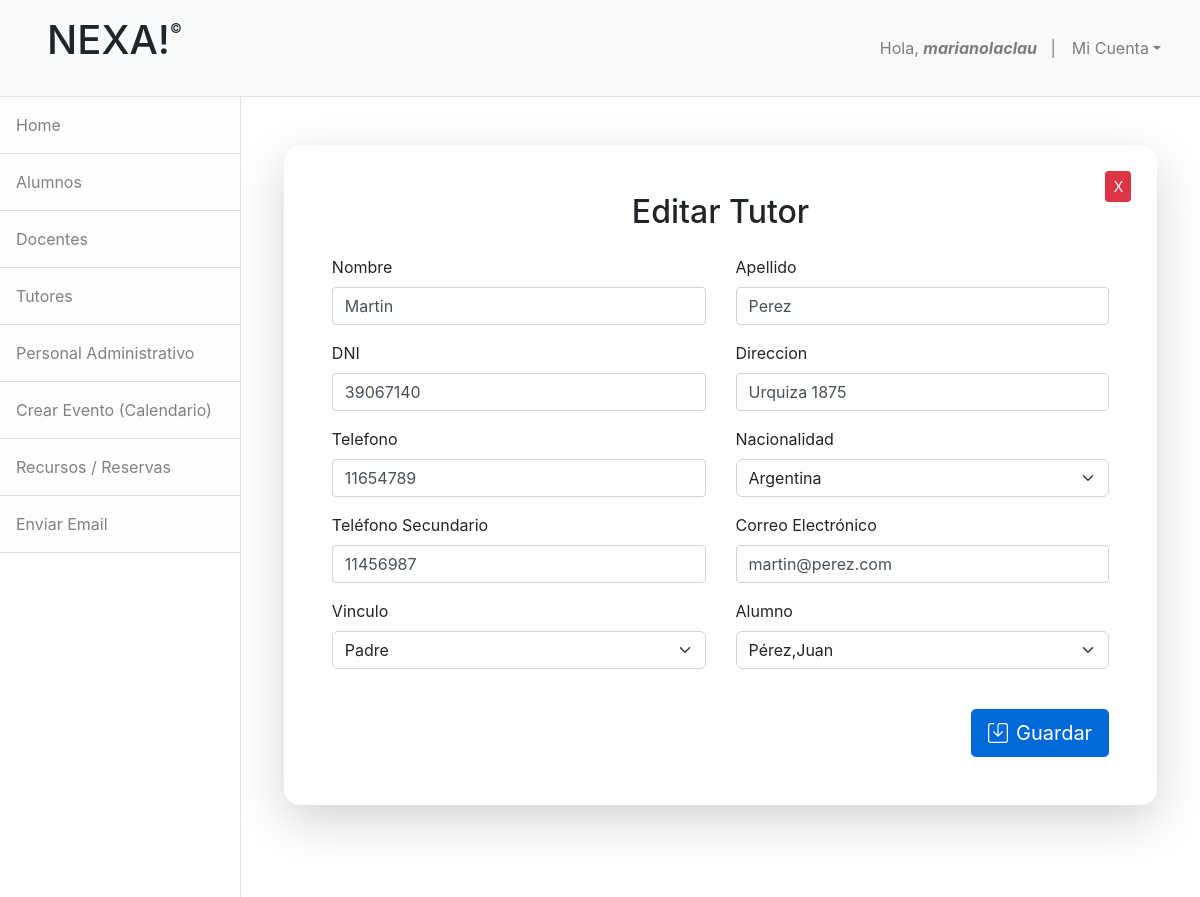
The page /editar_tutor/1 (signed in) on the database its author committed.
### apps/inscripciones/models.py (models this page shows, shortened)
class PadreTutor(models.Model):
    nombre = models.CharField(max_length=50,null=False,blank=False)
    apellido = models.CharField(max_length=50,null=False,blank=False)
    dni = models.CharField(max_length=50,blank=False,null=False)
    telefono = models.CharField(max_length=20,null=False,blank=False)
    telefono_secundario = models.CharField(max_length=20, null=False, blank=False)
    email = models.EmailField()
    direccion = models.CharField(max_length=50,null=False,blank=False)
    vinculo = models.ForeignKey(Vinculo,on_delete=models.CASCADE)
    nacionalidad = models.ForeignKey('administracion.Nacionalidad', on_delete=models.CASCADE)
    alumno_fk = models.ForeignKey('alumno.Alumno',on_delete=models.CASCADE)

class Vinculo(models.Model):
    vinculo = models.CharField(max_length=50,blank=False,null=True)
    def __str__(self):
        return self.vinculo

### apps/inscripciones/views.py (the view, shortened to what this page needs)
# urls.py: path('editar_tutor/<int:pk>',EditarTutor.as_view(),name='editar_tutor'),
class EditarTutor(LoginRequiredMixin,UpdateView):
    model = PadreTutor
    template_name = 'inscripcion/editar_tutor.html'
    form_class = TutorForm
    success_url = reverse_lazy('tutor')

### apps/inscripciones/forms.py (shortened to what this page needs)
class TutorForm(ModelForm):
    class Meta:
        model = PadreTutor
        fields = '__all__'

### apps/administracion/models.py (called while the page is built)
    def __str__(self):
        return self.pais

### apps/alumno/models.py (called while the page is built)
    def __str__(self):
        return f"{self.apellido},{self.nombre}"

### apps/inscripciones/templates/inscripcion/editar_tutor.html (shortened to what this page needs)
{% extends 'base.html' %}
{% load widget_tweaks %}
{% block nav %}
    {% include 'administracion/base_admin.html' %}
{% endblock %}
{% block content %}
<div class="container mt-5">
    <div class="card p-5 shadow-lg">
        <a href="{% url 'tutor' %}" class="btn btn-sm btn-danger boton-cerrar">X</a>
        <h2 class="text-center mb-4">Editar Tutor</h2>
        <form method="post" class="needs-validation" novalidate>
        <div class="row">
          <div class="col-md-6 mb-3">
            <label for="{{ form.nombre.id_for_label }}" class="form-label">Nombre</label>
            {% render_field form.nombre class="form-control" placeholder="Ingresa nombre" %}
          </div>
          <div class="col-md-6 mb-3">
            <label for="{{ form.apellido.id_for_label }}" class="form-label">Apellido</label>
            {% render_field form.apellido class="form-control" placeholder="Ingresa apellido" %}
          </div>
        </div>
        <div class="row">
          <div class="col-md-6 mb-3">
            <label for="{{ form.dni.id_for_label }}" class="form-label">DNI</label>
            {% render_field form.dni class="form-control" placeholder="Ingresa DNI" %}
          </div>
          <div class="col-md-6 mb-3">
            <label for="{{ form.direccion.id_for_label }}" class="form-label">Direccion</label>
            {% render_field form.direccion class="form-control" placeholder="Ingrese dirección" %}
          </div>
        </div>
        <div class="row">
          <div class="col-md-6 mb-3">
            <label for="{{ form.telefono.id_for_label }}" class="form-label">Telefono</label>
            {% render_field form.telefono class="form-control" placeholder="Ingresa número de teléfono" %}
          </div>
          <div class="col-md-6 mb-3">
            <label for="{{ form.nacionalidad.id_for_label }}" class="form-label">Nacionalidad</label>
            {% render_field form.nacionalidad class="form-select" %}
          </div>
        </div>
        <div class="row">
          <div class="col-md-6 mb-3">
            <label for="{{ form.telefono_secundario.id_for_label }}" class="form-label">Teléfono Secundario</label>
            {% render_field form.telefono_secundario class="form-control" placeholder="Ingresa número de teléfono secundario" %}
          </div>
          <div class="col-md-6 mb-3">
            <label for="{{ form.email.id_for_label }}" class="form-label">Correo Electrónico</label>
            {% render_field form.email class="form-control" placeholder="nombre@ejemplo.com" %}
          </div>
        </div>
        <div class="row">
          <div class="col-md-6 mb-3">
            <label for="{{ form.vinculo.id_for_label }}" class="form-label">Vinculo</label>
            {% render_field form.vinculo class="form-select" %}
          </div>
          <div class="col-md-6 mb-3">
            <label for="{{ form.alumno.id_for_label }}" class="form-label">Alumno</label>
            {% render_field form.alumno_fk class="form-select" %}
          </div>
        </div>
        <div class="d-flex justify-content-end mt-4">
          <button type="submit" class="btn btn-primary btn-lg">
            <i class="bi bi-save me-2"></i>Guardar
          </button>
        </div>
      </form>
    </div>
  </div>
{% endblock %}

### apps/home/templates/base.html (shortened to what this page needs)
<!DOCTYPE html>
<html lang="en">
    <head>
        {% load static %}
        <link href="{% static 'home/css/bootstrap.css' %}" rel="stylesheet" />
        <link rel="stylesheet" href="https://cdn.jsdelivr.net/npm/bootstrap@5.2.3/dist/css/bootstrap.min.css">
        <link href="https://stackpath.bootstrapcdn.com/bootstrap/4.5.2/css/bootstrap.min.css" rel="stylesheet">
        <link href="{% static 'home/css/estilos.css' %}" rel="stylesheet" />
        <link href="{% static 'calendario/css/estilos.css' %}" rel="stylesheet" />
        <link href="{% static 'inscripciones/css/estilos.css' %}" rel="stylesheet" />
        <link href="https://cdn.jsdelivr.net/npm/bootstrap-icons/font/bootstrap-icons.css" rel="stylesheet">
    </head>
    <body>
        <nav class="navbar navbar-expand-lg navbar-light bg-light border-bottom">
            <div class="container-fluid">
                <h2><a href="#" class="nav-link"><h1>NEXA!<sup style="font-size:small;vertical-align: super;">&copy;</sup></h1>
                </a></h2>
               <div class="collapse navbar-collapse" id="navbarSupportedContent">
                    <ul class="navbar-nav ms-auto mt-2 mt-lg-0">
                        <li class="nav-item"><a class="nav-link" href="#!">Hola, <strong><em>{{user.username}}</em></strong>&nbsp;&nbsp;&nbsp;|</a></li>
                        <li class="nav-item dropdown">
                            <a class="nav-link dropdown-toggle" id="navbarDropdown" href="#" role="button" data-bs-toggle="dropdown" aria-haspopup="true" aria-expanded="false">Mi Cuenta</a>
                        </li>
                    </ul>
                </div>
            </div>
        </nav>
        <div class="d-flex" id="wrapper">
            {% block nav %}{% endblock %}
            <div id="page-content-wrapper">
                {% block content %}
                {% endblock %}
            </div>
        </div>
    </body>
</html>

### apps/home/static/home/css/estilos.css (style rules this page uses)
.card { border: none; border-radius: 1rem; margin: 3%; }
.btn-primary { background-color: #0069d9; border-color: #0062cc; }
.boton-cerrar { width: 3%; position: absolute; right: 3%; top: 4%; }

### rows shown on the page
PadreTutor: nombre "Martin", apellido "Perez", dni "39067140", direccion "Urquiza 1875", telefono "11654789", nacionalidad "Argentina", telefono_secundario "11456987", email "martin@perez.com", alumno_fk "Pérez,Juan"
Vinculo: vinculo "Padre"

### other values the page prints
{{ user.username }} "marianolaclau"
